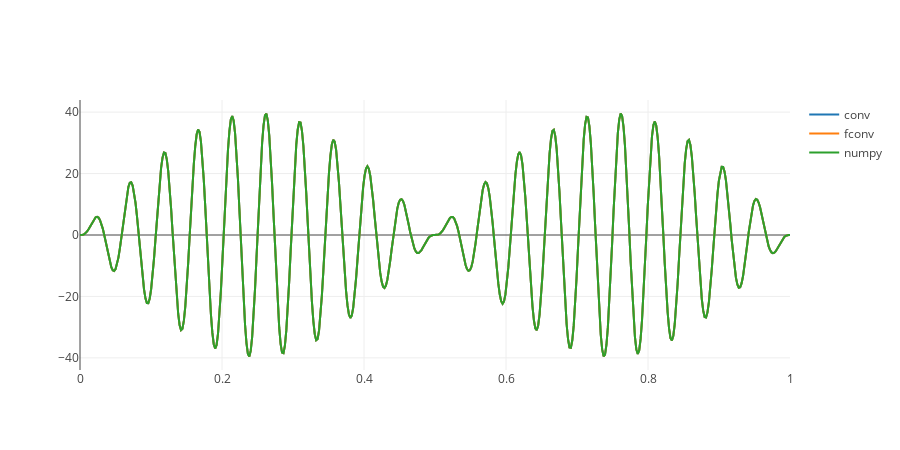

Notebook code cell kept with this figure:
### Code cell
N = 500
T = 1.0 # s
f1 = 20 # Hz
f2 = 22 # Hz
w1 = 2 * np.pi * f1
w2 = 2 * np.pi * f2

t = np.linspace(0, T, N)
s1 = np.sin(w1 * t / T)
s2 = np.sin(w2 * t / T)

conv = convolve(s1, s2)
fconv = fconvolve(s1, s2)
npconv = np.convolve(s1, s2)

print_mse(conv, fconv, 'conv/fconv')
print_mse(conv, npconv, 'conv/npconv')
print_mse(fconv, npconv, 'fconv/npconv')

tr_conv = go.Scatter(
    x = t,
    y = conv,
    name='conv'
)

tr_fconv = go.Scatter(
    x = t,
    y = fconv.real,
    name='fconv'
)

tr_npconv = go.Scatter(
    x = t,
    y = npconv.real,
    name='numpy'
)

fig = py.tools.make_subplots(rows = 1, cols = 1)

fig['layout'].update(height=450, width=900)

fig.append_trace(tr_conv, 1, 1)
fig.append_trace(tr_fconv, 1, 1)
fig.append_trace(tr_npconv, 1, 1)

py.offline.iplot(fig)

### Figure 1 — Plotly figure (JSON) as saved in the notebook; plotly's stock layout.template omitted (floating-point values rounded to 4 significant figures; data arrays with more than 128 entries replaced by an {"elided": "..."} marker saying what was removed)
{"data": [{"name": "conv", "type": "scatter", "x": {"elided": "500 float values"}, "xaxis": "x1", "y": {"elided": "999 float values"}, "yaxis": "y1"}, {"name": "fconv", "type": "scatter", "x": {"elided": "500 float values"}, "xaxis": "x1", "y": {"elided": "999 float values"}, "yaxis": "y1"}, {"name": "numpy", "type": "scatter", "x": {"elided": "500 float values"}, "xaxis": "x1", "y": {"elided": "999 float values"}, "yaxis": "y1"}], "layout": {"height": 450, "width": 900, "xaxis1": {"anchor": "y1", "domain": [0, 1]}, "yaxis1": {"anchor": "x1", "domain": [0, 1]}}}
